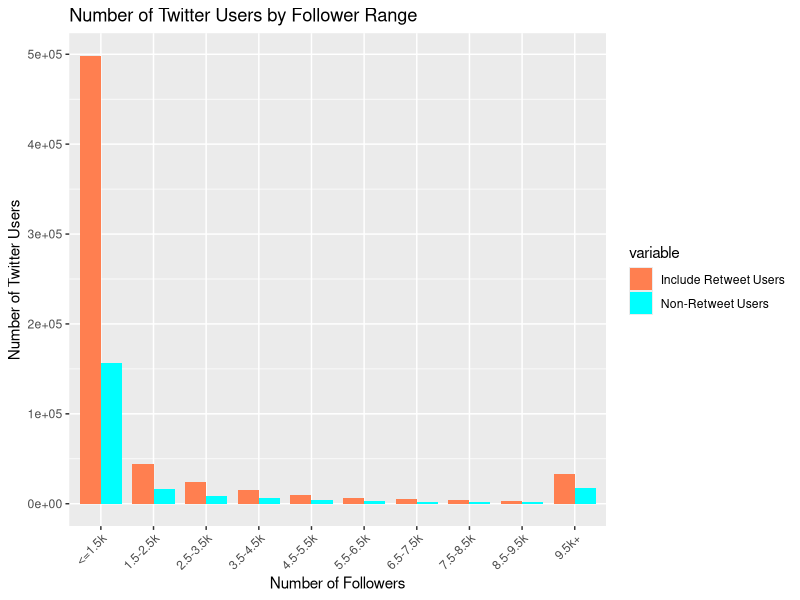

Generate this figure with R:
print(getwd())

# Read the data from the CSV file
df <- read.table("twitterUserCounts_byFollowerRange.csv", header=TRUE, sep=",")
df2 <- read.table("nonRetweetTwitterUserCounts_byFollowerRange.csv", header=TRUE, sep=",")
print(df2)
df$variable <- "Include Retweet Users"
df2$variable <- "Non-Retweet Users"

# Combine the two data frames
df3 <- rbind(df, df2)

# Load library
library(ggplot2)

# Plot a side by side bar chart to visualize the data in df3
plt2 <- ggplot(data=df3, aes(x=Range.of.Followers, y=Number.of.Twitter.Users, fill=variable)) +
  geom_bar(stat="identity", position="dodge", width=0.8) +
  labs(title="Number of Twitter Users by Follower Range", x="Number of Followers", y="Number of Twitter Users") +
  scale_fill_manual(values = c("Include Retweet Users" = "coral", "Non-Retweet Users" = "cyan")) +
  theme(axis.text.x = element_text(angle = 45, hjust = 1))

# Display the plot
print(plt2)
